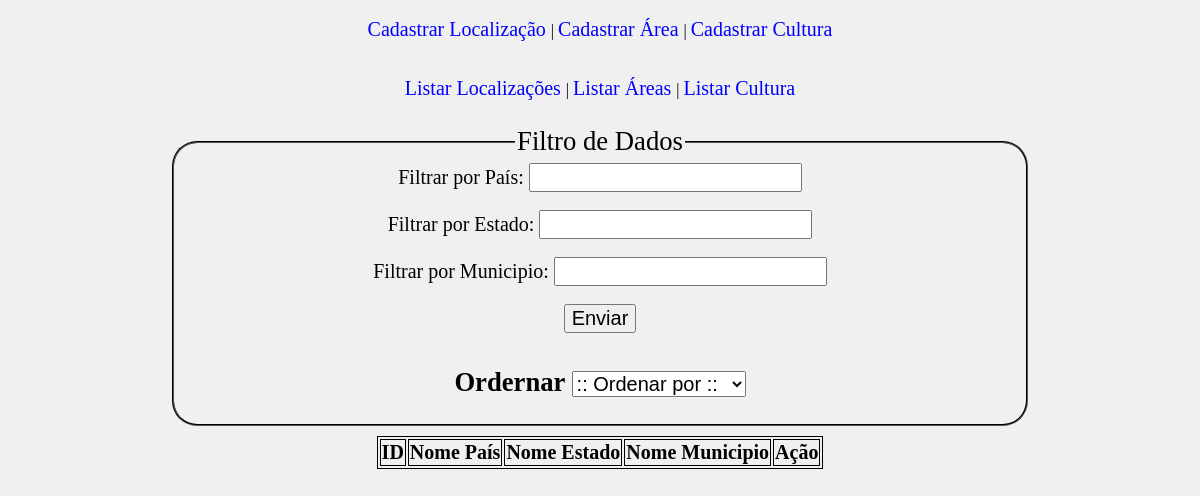
Page /listar_localizacao.php on the earlier database version.
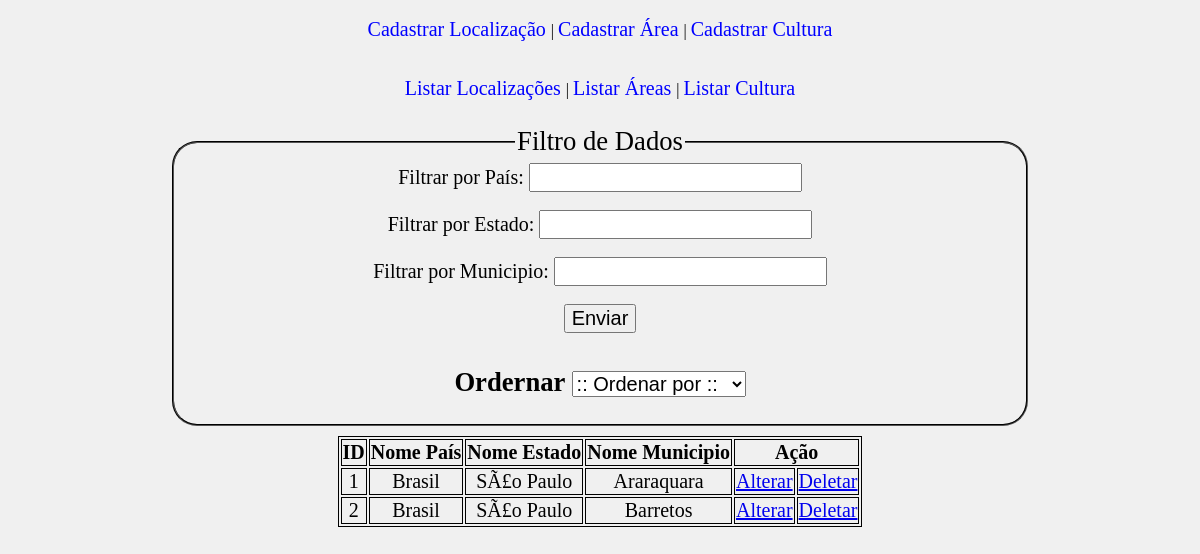
Same page on the later database version.
### tables this page shows
CREATE TABLE IF NOT EXISTS `localizacao` (
  `ID_localizacao` int(5) NOT NULL AUTO_INCREMENT,
  `pais` varchar(50) NOT NULL,
  `estado` varchar(50) NOT NULL,
  `municipio` varchar(50) NOT NULL,
  PRIMARY KEY (`ID_localizacao`),
  KEY `ID_localizacao` (`ID_localizacao`),
  KEY `ID_localizacao_2` (`ID_localizacao`),
  KEY `ID_localizacao_3` (`ID_localizacao`)
);

### listar_localizacao.php (the view, shortened to what this page needs)
<?php
	include "funcao.php";
?>
<html>
	<head>
		<link rel="stylesheet" href="estilos.css"/>
	</head>
	<body class="corpo">
		<fieldset class="fieldset">
			<legend>Filtro de Dados</legend>
			<form action="listar_localizacao.php" method="post">
				<label>Filtrar por País: </label>
				<input type="text" name="filtroPais"><br />
				<br />
				<label>Filtrar por Estado: </label>
				<input type="text" name="filtroEst"><br/>
				<br />
				<label>Filtrar por Municipio: </label>
				<input type="text" name="filtroMun">
				<br /><br />
				<input type="submit" value="Enviar">
			</form>
			<br />
			<form action="listar_localizacao.php" method="post" name="ordenarLoc">
				<label class="ordenar">Ordernar </label>
				<select name="ordernacaoLoc" onchange="document.ordenarLoc.submit()">
					<option value="">:: Ordenar por ::</option>
				</select>
			</form>
		</fieldset>
		<?php
			$where = '';
			$select = "SELECT * FROM localizacao $where";
		?>
		<table class="table">
			<thead>
				<tr>
					<th>ID</th>
					<th>Nome País</th>
					<th>Nome Estado</th>
					<th>Nome Municipio</th>
					<th colspan="2">Ação</th>
				</tr>
			</thead>
			<tbody>
				<?php
					include "conexao.php";
					$resultado = mysqli_query($link, $select) or die(mysqli_error($link));
					while($linha = mysqli_fetch_array($resultado)){
						echo "<tr class='tr'>";
							echo "<td>" . $linha["ID_localizacao"] . "</td>";
							echo "<td>" . $linha["pais"] . "</td>";
							echo "<td>" . $linha["estado"] . "</td>";
							echo "<td>" . $linha["municipio"] . "</td>";
							echo "<td><a href='form_alterar_localizacao.php?ID_localizacao=". $linha["ID_localizacao"] . "'>Alterar</a></td>";
							echo "<td><a href='remove_localizacao.php?ID_localizacao=". $linha["ID_localizacao"] . "'>Deletar</a></td>";
						echo "</tr>";
					}
				?>
			</tbody>
		</table>
	</body>
</html>

Differences in the rows shown:
added localizacao: ID_localizacao "1", pais "Brasil", estado "SÃ£o Paulo", municipio "Araraquara"
added localizacao: ID_localizacao "2", pais "Brasil", estado "SÃ£o Paulo", municipio "Barretos"
